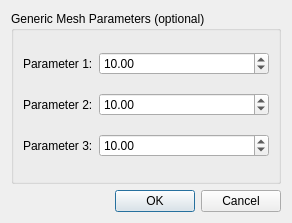
<?xml version="1.0" encoding="UTF-8"?>
<ui version="4.0">
 <class>GenericDialog</class>
 <widget class="QDialog" name="GenericDialog">
  <property name="geometry">
   <rect>
    <x>0</x>
    <y>0</y>
    <width>292</width>
    <height>223</height>
   </rect>
  </property>
  <property name="windowTitle">
   <string>Generic Mesh Creation Parameters</string>
  </property>
  <property name="modal">
   <bool>true</bool>
  </property>
  <layout class="QVBoxLayout" name="verticalLayout">
   <item>
    <widget class="QGroupBox" name="groupBox">
     <property name="title">
      <string>Generic Mesh Parameters (optional)</string>
     </property>
     <layout class="QGridLayout" name="gridLayout">
      <item row="1" column="0">
       <widget class="QLabel" name="label_2">
        <property name="sizePolicy">
         <sizepolicy hsizetype="Fixed" vsizetype="Preferred">
          <horstretch>0</horstretch>
          <verstretch>0</verstretch>
         </sizepolicy>
        </property>
        <property name="text">
         <string>Parameter 2:</string>
        </property>
        <property name="buddy">
         <cstring>parameter2SpinBox</cstring>
        </property>
       </widget>
      </item>
      <item row="0" column="0">
       <widget class="QLabel" name="label">
        <property name="sizePolicy">
         <sizepolicy hsizetype="Fixed" vsizetype="Preferred">
          <horstretch>0</horstretch>
          <verstretch>0</verstretch>
         </sizepolicy>
        </property>
        <property name="text">
         <string>Parameter 1:</string>
        </property>
        <property name="buddy">
         <cstring>parameter1SpinBox</cstring>
        </property>
       </widget>
      </item>
      <item row="2" column="0">
       <widget class="QLabel" name="label_3">
        <property name="text">
         <string>Parameter 3:</string>
        </property>
        <property name="buddy">
         <cstring>parameter3SpinBox</cstring>
        </property>
       </widget>
      </item>
      <item row="2" column="1">
       <widget class="QDoubleSpinBox" name="parameter3SpinBox">
        <property name="maximum">
         <double>999999.000000000000000</double>
        </property>
        <property name="value">
         <double>10.000000000000000</double>
        </property>
       </widget>
      </item>
      <item row="1" column="1">
       <widget class="QDoubleSpinBox" name="parameter2SpinBox">
        <property name="maximum">
         <double>999999.000000000000000</double>
        </property>
        <property name="value">
         <double>10.000000000000000</double>
        </property>
       </widget>
      </item>
      <item row="0" column="1">
       <widget class="QDoubleSpinBox" name="parameter1SpinBox">
        <property name="maximum">
         <double>999999.000000000000000</double>
        </property>
        <property name="value">
         <double>10.000000000000000</double>
        </property>
       </widget>
      </item>
     </layout>
    </widget>
   </item>
   <item>
    <widget class="QDialogButtonBox" name="buttonBox">
     <property name="orientation">
      <enum>Qt::Horizontal</enum>
     </property>
     <property name="standardButtons">
      <set>QDialogButtonBox::Cancel|QDialogButtonBox::Ok</set>
     </property>
    </widget>
   </item>
  </layout>
 </widget>
 <tabstops>
  <tabstop>parameter1SpinBox</tabstop>
  <tabstop>parameter2SpinBox</tabstop>
  <tabstop>buttonBox</tabstop>
 </tabstops>
 <resources/>
 <connections>
  <connection>
   <sender>buttonBox</sender>
   <signal>accepted()</signal>
   <receiver>GenericDialog</receiver>
   <slot>accept()</slot>
   <hints>
    <hint type="sourcelabel">
     <x>224</x>
     <y>160</y>
    </hint>
    <hint type="destinationlabel">
     <x>157</x>
     <y>181</y>
    </hint>
   </hints>
  </connection>
  <connection>
   <sender>buttonBox</sender>
   <signal>rejected()</signal>
   <receiver>GenericDialog</receiver>
   <slot>reject()</slot>
   <hints>
    <hint type="sourcelabel">
     <x>292</x>
     <y>166</y>
    </hint>
    <hint type="destinationlabel">
     <x>286</x>
     <y>181</y>
    </hint>
   </hints>
  </connection>
 </connections>
</ui>
